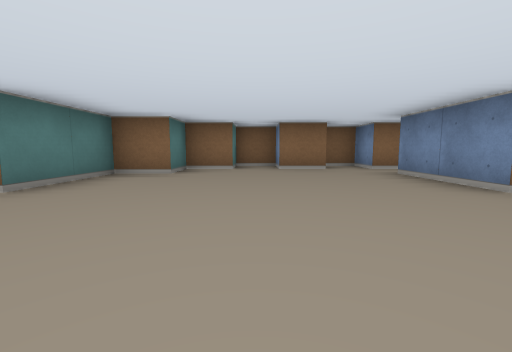
[1] (above)

16 first-person views from a walk through a cub3D level. The camera is about half as high as the walls, tilts 6° down and sees 90° across. The floor is counted in squares. Each view is taken from the middle of a square. On the plan, view 1 faces up. The plan holds only what a view shows up to about 9 squares ahead; the rest is blank.

[2]
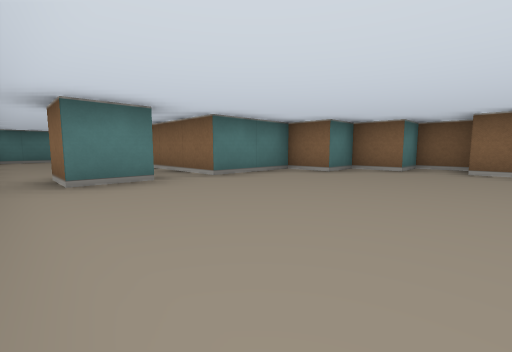

[3]
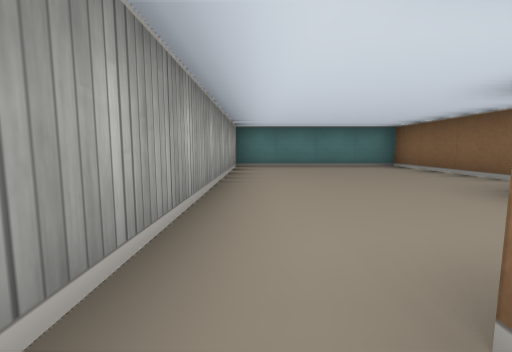

[4]
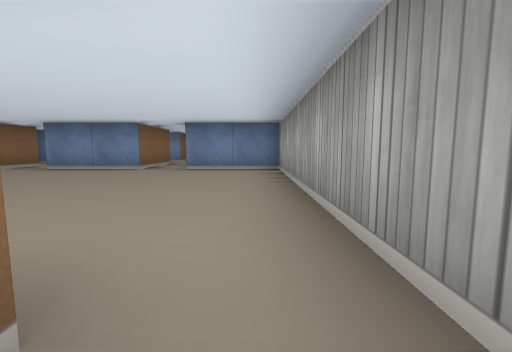

[5]
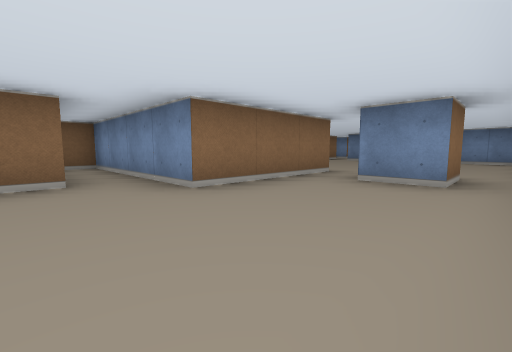

[6]
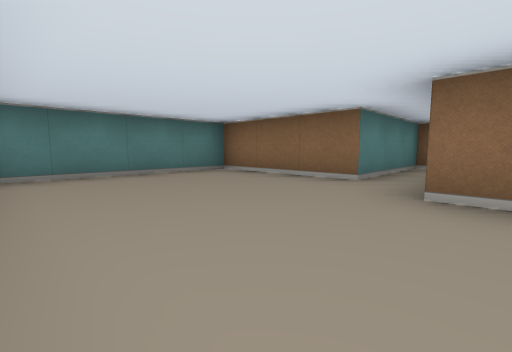

[7]
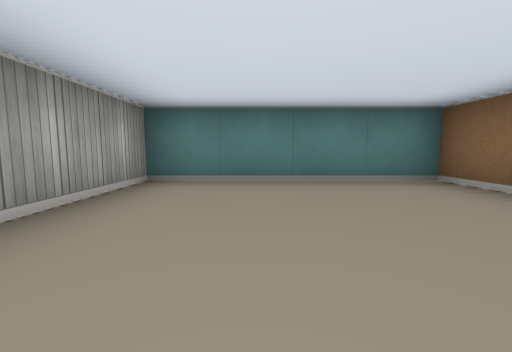

[8]
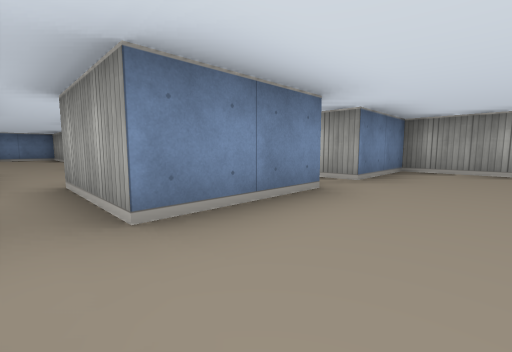

[9]
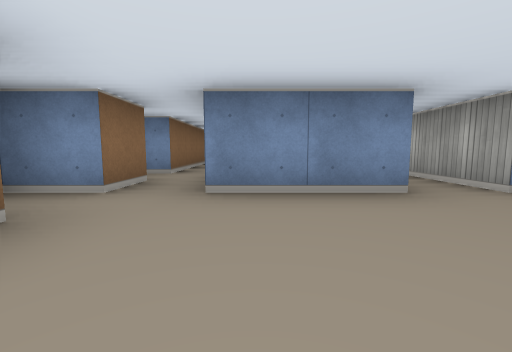

[10]
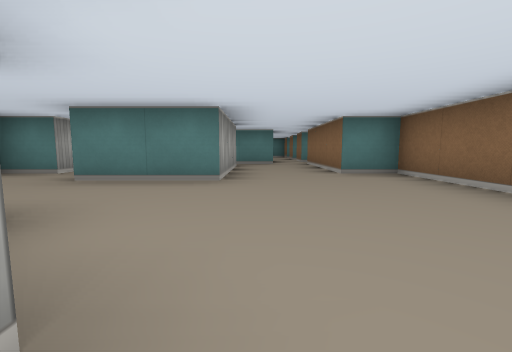

[11]
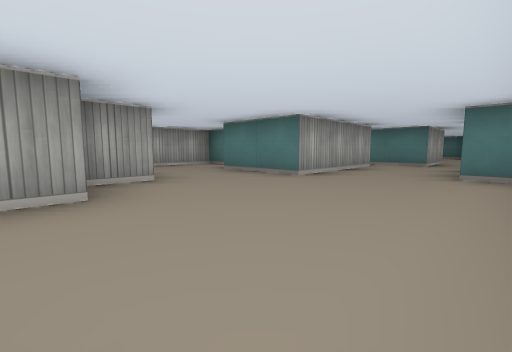

[12]
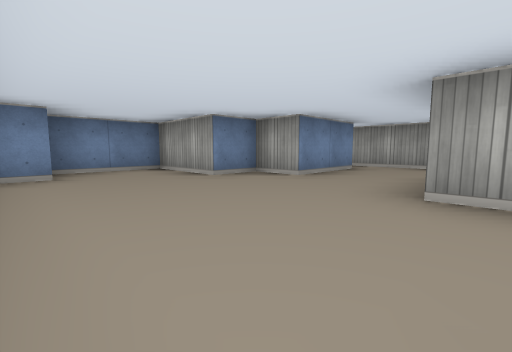

[13]
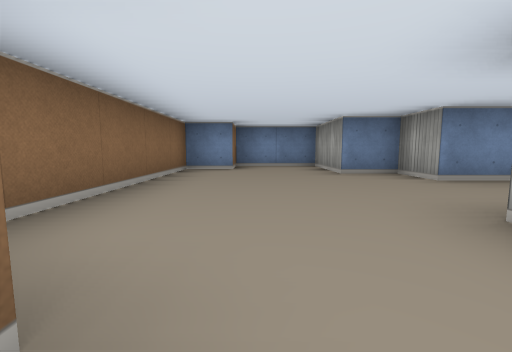

[14]
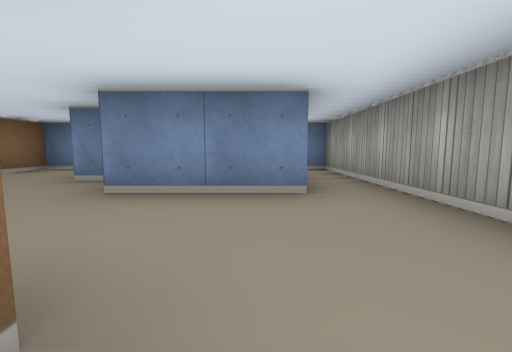

[15]
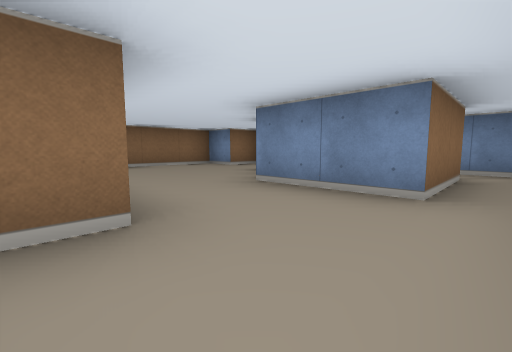

[16]
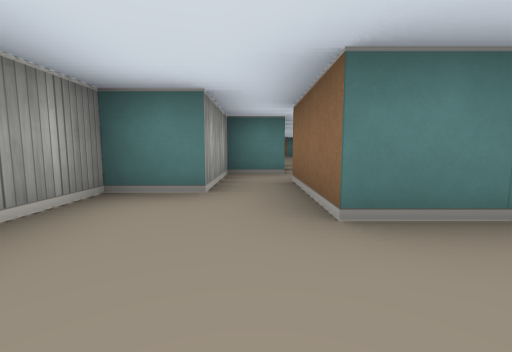

### Floor plan
Points are (right, up) in squares from view 1. A wall is a line through its corners. A room is listed if a view was taken in it or the views show most of it. See-through windows are left out.
Room 1 (views 1, 2, 3, 4, 5, 6, 7, 8, 9)
walls: (-2.5, 1.6) (-2.5, 0.5) (-3.5, 0.5) (-3.5, 1.5); (2.5, 2.5) (2.5, 4.5) (4.5, 4.5); (1.6, 5.5) (0.5, 5.5) (0.5, 6.5) (-0.5, 6.5) (-0.5, 5.5) (-1.5, 5.5) (-1.5, 4.5) (-2.5, 4.5) (-2.5, 2.5) (-5.5, 2.5) (-5.5, 6.5) (-6.5, 6.5) (-6.5, 3.5) (-9.5, 3.5) (-9.5, -0.5) (2.5, -0.5) (2.5, 1.5); (3.5, 5.5) (2.5, 5.5) (2.5, 6.5) (1.8, 6.5); (4.5, 5.5) (4.5, 6.4)
ways out: opening at (4, 5) to room 2; opening at (3.5, 2) to room 3
Room 2 (views 10, 11, 12, 13)
walls: (10.5, 2.5) (11.5, 2.5); (11.5, 3.5) (13.5, 3.5) (13.5, 5.5) (12.5, 5.5) (12.5, 6.5) (7.5, 6.5) (7.5, 5.5) (4.5, 5.5); (5.5, 3.5) (8.5, 3.5); (4.5, 4.5) (4.5, 3.1)
ways out: opening at (4, 5) to room 1; opening at (5, 3) to room 3; opening at (9.5, 2.5) to room 3
Room 3 (views 14, 15, 16)
walls: (6, 2.5) (5.5, 2.5) (5.5, 2.9); (8.5, 3.5) (8.5, 1.5) (6.5, 1.5); (5.5, 1.6) (5.5, 0.5) (7.5, 0.5) (7.5, -0.5) (12.5, -0.5); (4.5, 2.5) (2.5, 2.5); (11.5, 2.5) (11.5, 3.5); (12.5, 0.5) (10.5, 0.5) (10.5, 2.5); (2.5, 1.5) (4.2, 1.5)
ways out: opening at (3.5, 2) to room 1; opening at (5, 3) to room 2; opening at (9.5, 2.5) to room 2; opening at (11.5, 0)

Where each view was taken, in squares from view 1:
view 1: 0 up, 0 right, facing up
view 2: 0 up, 1 right, facing up-left
view 3: 0 up, 3 left, facing left
view 4: 0 up, 3 left, facing right
view 5: 0 up, 7 left, facing up-right
view 6: 0 up, 5 left, facing up-left
view 7: 1 up, 6 left, facing left
view 8: 5 up, 1 right, facing down-right
view 9: 4 up, 0 right, facing right
view 10: 4 up, 12 right, facing left
view 11: 6 up, 12 right, facing down-left
view 12: 6 up, 8 right, facing down-right
view 13: 5 up, 7 right, facing right
view 14: 1 up, 8 right, facing right
view 15: 0 up, 8 right, facing up-right
view 16: 1 up, 10 right, facing left
